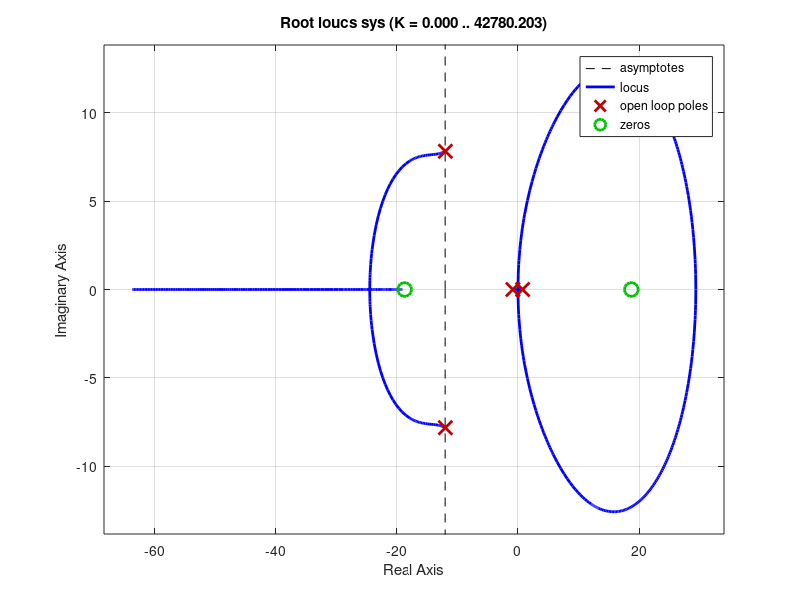

Here is the MATLAB script that generated this plot:
clc;
clear;
close all;

numerator = [-0.0699 0 24.5004];
denominator = [1 24.0559 206.2820 0.0029 -132.4021];

sys = tf(numerator, denominator);
rlocus(sys);
